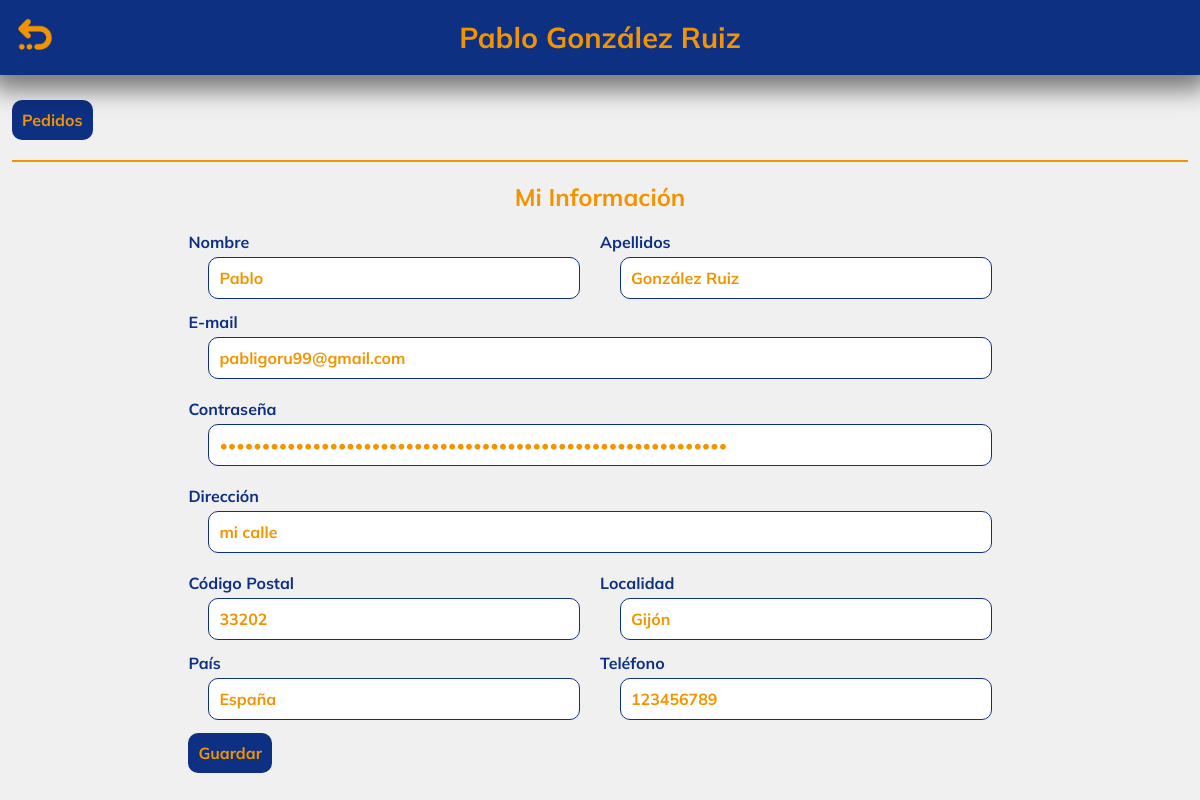
/templates/user.php (signed in), run on the app's committed database.
### tables this page shows
CREATE TABLE `usuarios` (
  `id` int(11) NOT NULL,
  `name` varchar(50) NOT NULL,
  `surname` varchar(50) NOT NULL,
  `email` varchar(100) NOT NULL,
  `password` varchar(100) NOT NULL,
  `address` varchar(100) DEFAULT NULL,
  `postal_code` varchar(20) DEFAULT NULL,
  `location` varchar(50) DEFAULT NULL,
  `country` varchar(50) DEFAULT NULL,
  `phone` bigint(9) UNSIGNED DEFAULT NULL,
  `payment_method` varchar(50) DEFAULT NULL,
  `shipment_method` varchar(50) DEFAULT NULL,
  `role` tinyint(1) NOT NULL DEFAULT 1 CHECK (`role` in (0,1))
);

### templates/user.php (the view, shortened to what this page needs)
<?php
$conn = connectDB();
$stmt = $conn->prepare("SELECT * FROM usuarios WHERE id = ?");
$stmt->execute([$_SESSION['id']]);
$user = $stmt->fetch(PDO::FETCH_ASSOC);
?>
<!DOCTYPE html>
<html lang="en">
<head>
    <link rel="stylesheet" href="../styles/style.css">
    <link rel="stylesheet" href="../styles/user.css">
</head>
<body>
<div class="header">
    <div class="title-container">
        <a href="../index.php"><img src="../assets/img/icons/goBack.png" alt="home"></a>
        <h1 class='title'><?= htmlspecialchars($user['name']); ?> <?= htmlspecialchars($user['surname']); ?></h1>
    </div>
</div>
<button id="mostrarPedidos">Pedidos</button>
<div id="user-info">
    <div class="section-title"><h2>Mi Información</h2></div>
    <form id="userForm" method="post">
        <div class="user-form">
            <div class="input-cont">
                <div class="name-cont">
                    <label for="name">Nombre</label>
                    <input type="text" id="name" name="name" placeholder="Nombre" value="<?= htmlspecialchars($user['name']); ?>" >
                </div>
                <div class="surname-cont">
                    <label for="surname">Apellidos</label>
                    <input type="text" id="surname" name="surname" placeholder="Apellidos" value="<?= htmlspecialchars($user['surname']); ?>" >
                </div>
            </div>
            <label for="email">E-mail</label>
            <input type="email" id="email" name="email" placeholder="E-mail" value="<?= htmlspecialchars($user['email']); ?>" >
            <label for="password">Contraseña</label>
            <input type="password" id="password" name="password" placeholder="Contraseña" value="<?= htmlspecialchars($user['password']); ?>" readonly>
            <label for="address">Dirección</label>
            <input type="text" id="address" name="address" placeholder="Dirección de envío" value="<?= htmlspecialchars($user['address']); ?>" >
            <div class="input-cont">
                <div class="pcode-cont">
                    <label for="postal_code">Código Postal</label>
                    <input type="text" id="postal_code" name="postal_code" placeholder="Código Postal" value="<?= htmlspecialchars($user['postal_code']); ?>" >
                </div>
                <div class="location-cont">
                    <label for="location">Localidad</label>
                    <input type="text" id="location" name="location" placeholder="Localidad" value="<?= htmlspecialchars($user['location']); ?>" >
                </div>
            </div>
            <div class="input-cont">
                <div class="country-cont">
                    <label for="country">País</label>
                    <input type="text" id="country" name="country" placeholder="Pais" value="<?= htmlspecialchars($user['country']); ?>" >
                </div>
                <div class="phone-cont">
                    <label for="phone">Teléfono</label>
                    <input type="text" id="phone" name="phone" placeholder="Teléfono" value="<?= htmlspecialchars($user['phone']); ?>" >
                </div>
            </div>
        </div>
        <button type="submit" id="place-order-btn">Guardar</button>
    </form>
</div>
</body>
</html>

### styles/style.css (style rules this page uses)
body { font-family: Mulish; background-color: #f0f0f0; width: 98%; margin: 0 auto; padding-top: 150px; }
h1 { color: #f29400; font-size: 2em; }
h2 { color: #f29400; font-size: 1.7em; }
img { width: 100px; border-radius: 20px; }
a { color: #f29400; text-decoration: none; transition: 0.3s ease-in-out; }
button { font-family: Mulish; font-size: 1.3em; padding: 10px; border-radius: 10px; border: none; background-color: #0e3083; color: #f29400; cursor: pointer; transition: 0.3s ease-in-out; }
label { color: #0e3083; margin:0; }
input { font-family: Mulish; color: #f29400; font-size: 1em; border-radius: 10px; margin: 20px; margin-top: 5px; padding: 10px; border: 1px solid #0e3083; border-radius: 10px; }
input::placeholder { color: #f29400; }
@media screen and (width < 1441px) { body { padding-top: 120px; } }
@media screen and (width < 1441px) { h1 { color: #f29400; font-size: 1.8em; } }
@media screen and (width < 1441px) { h2 { font-size: 1.5em; } }
@media screen and (width < 1441px) { button { font-size: 1em; } }

### styles/user.css (style rules this page uses)
body { padding-top: 100px; }
.header { background-color: #f0f0f0; width: 100%; position: fixed; z-index: 1000; top: 0; left: 0; border-bottom-left-radius: 5px; border-bottom-right-radius: 5px; box-shadow: 0 5px 25px 10px rgba(0, 0, 0, 0.5); }
.title-container img { position: absolute; left: 10px; top: 10px; width: 50px; }
.section-title { margin-top: 20px; text-align: center; border-top: 2px solid #f29400; }
#userForm { width: 70%; margin: 0 auto; }
.user-form { width: 90%; margin-top: 20px; display: flex; flex-direction: column; justify-content: center; width: 100%; }
.user-form .input-cont { position: relative; display: flex; flex-direction: column; width: 100%; height: 80px; }
.name-cont { display: flex; flex-direction: column; position: absolute; left: 0; width: 50% }
.surname-cont { display: flex; flex-direction: column; position: absolute; right: 0; width: 50% }
.location-cont { display: flex; flex-direction: column; position: absolute; right: 0; width: 50%; }
.country-cont { display: flex; flex-direction: column; position: absolute; left: 0; width: 50%; }
.phone-cont { display: flex; flex-direction: column; position: absolute; right: 0; width: 50%; }

### data on the page
usuarios: name "Pablo", surname "González Ruiz", email "pabligoru99@gmail.com", address "mi calle", postal_code "33202", location "Gijón", country "España", phone "123456789"
